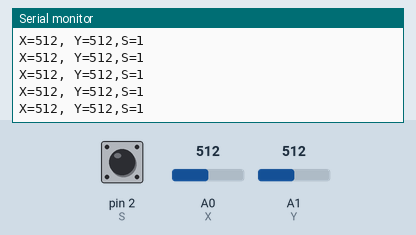
Bench run of a sketch on a simulated Arduino Uno, built with avr-gcc and run on an emulated ATmega328P. Shown: the last lines printed to the serial monitor. Inputs (shaded band) come from the test bench; at power-on: A0 (X) = 512, A1 (Y) = 512, pin 2 (S) HIGH.

Above: at 1.2 s.
1.3 s: A0 (X) set to 716
At 1.31 s:
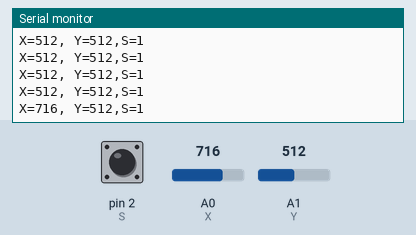
2.8 s: A1 (Y) set to 716
At 2.83 s:
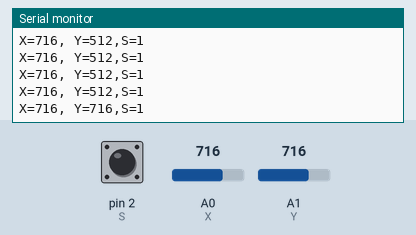
4.3 s: pin 2 (S) pulled LOW for 0.15 s
At 4.34 s:
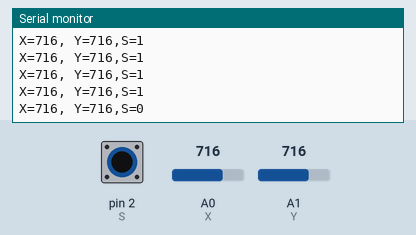
5.9 s: A0 (X) set to 900
At 5.95 s:
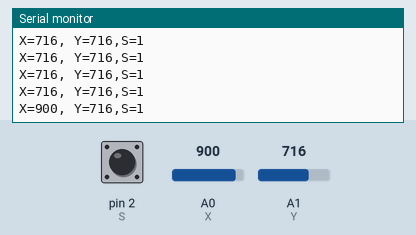
7.4 s: pin 2 (S) pulled LOW for 1 s
At 7.46 s:
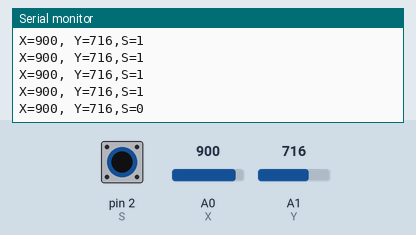
9.9 s: A1 (Y) set to 900
At 9.98 s:
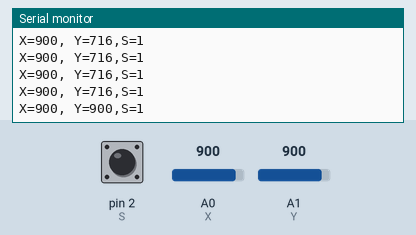
Timing chart, 0 to 12.4 s (numbered marks = the images above; inputs shaded):
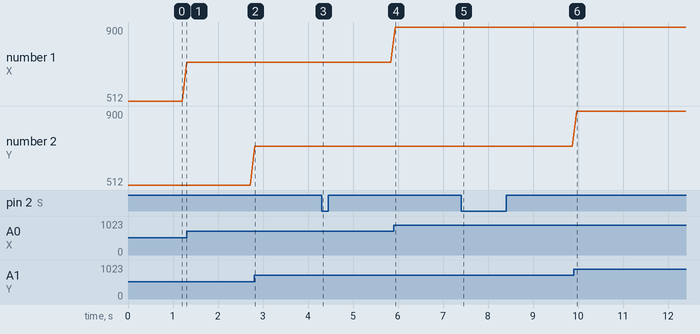

Measured:
- after the input at 1.3 s, the serial monitor: prints a new line at once (image 1)
- after the input at 2.8 s, the serial monitor: prints a new line at once (image 2)
- after the input at 4.3 s, the serial monitor: prints a new line at once (image 3)
- after the input at 5.9 s, the serial monitor: prints a new line at once (image 4)
- after the input at 7.4 s, the serial monitor: prints a new line after 0.05 s (image 5)
- after the input at 9.9 s, the serial monitor: prints a new line after 0.07 s (image 6)
- plotted number 1: 512 → 716 after the input at 1.3 s, 716 → 900 after the input at 5.9 s

The sketch:

joystick.ino
```cpp
int X = A0; // x
int Y = A1; // y

int S = 2;

// 프로그램 시작 - 초기화 작업
void setup()
{
 Serial.begin(115200); // 시리얼 통신 초기화
 pinMode(X, INPUT);
 pinMode(Y, INPUT);
 pinMode(S, INPUT);
 digitalWrite(S, HIGH);
}
void loop()
{
 int x, y, s;
 x = analogRead(X);
 y = analogRead(Y);
 s = digitalRead(S);
 Serial.print("X="); Serial.print(x, DEC);
 Serial.print(", Y=");
 Serial.print(y, DEC);
 Serial.print(",S=");
 Serial.println(s, DEC);
 delay(100);
}
```
